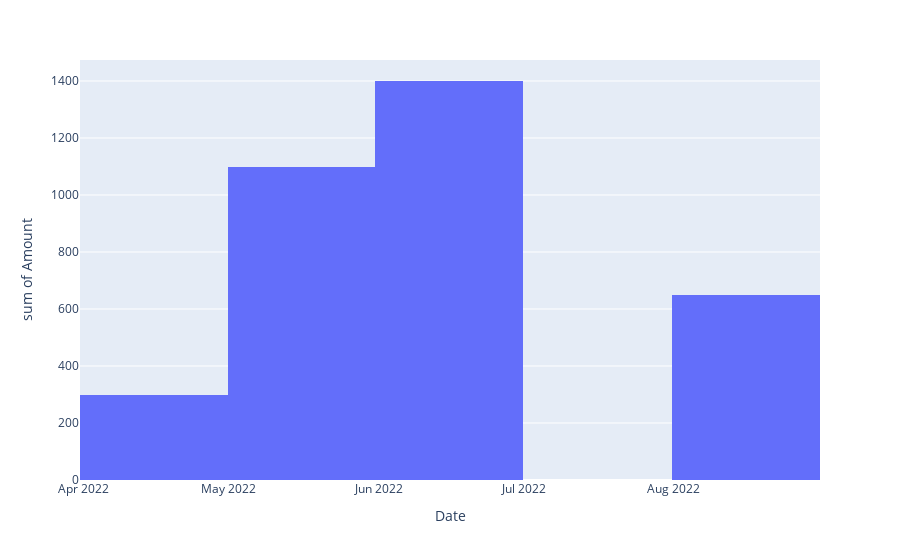

Notebook code for this chart:
### Code cell
px.histogram(max_profit,x = max_profit.index , y = 'Amount')

### Figure 1 — Plotly figure (JSON) as saved in the notebook; plotly's stock layout.template omitted (floating-point values rounded to 4 significant figures)
{"data": [{"alignmentgroup": "True", "bingroup": "x", "histfunc": "sum", "hovertemplate": "Date=%{x}<br>sum of Amount=%{y}<extra></extra>", "legendgroup": "", "marker": {"color": "#636efa", "pattern": {"shape": ""}}, "name": "", "offsetgroup": "", "orientation": "v", "showlegend": false, "type": "histogram", "x": ["2022-08-07T00:00:00", "2022-06-28T00:00:00", "2022-06-12T00:00:00", "2022-06-12T00:00:00", "2022-05-13T00:00:00", "2022-05-06T00:00:00", "2022-05-05T00:00:00", "2022-04-24T00:00:00"], "xaxis": "x", "y": [650, 600, 200, 600, 400, 100, 600, 300], "yaxis": "y"}], "layout": {"barmode": "relative", "legend": {"tracegroupgap": 0}, "margin": {"t": 60}, "xaxis": {"anchor": "y", "domain": [0, 1], "title": {"text": "Date"}}, "yaxis": {"anchor": "x", "domain": [0, 1], "title": {"text": "sum of Amount"}}}}
